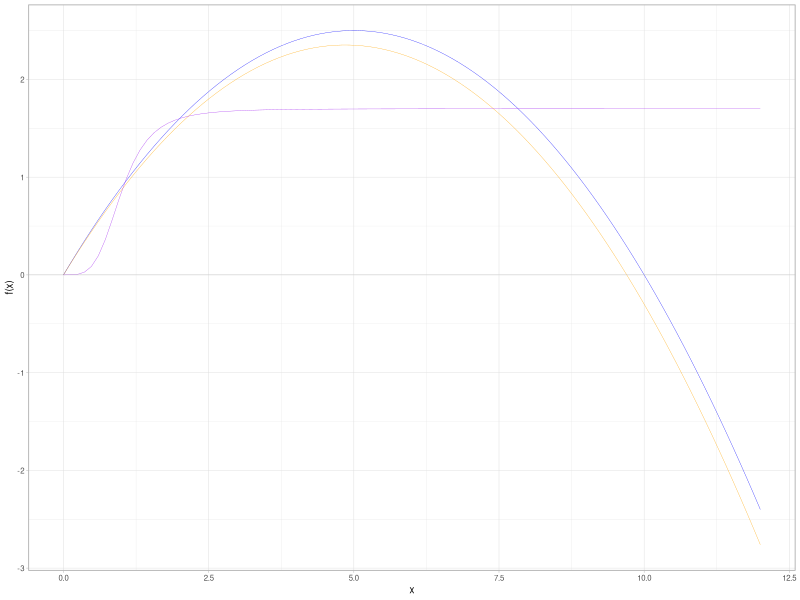
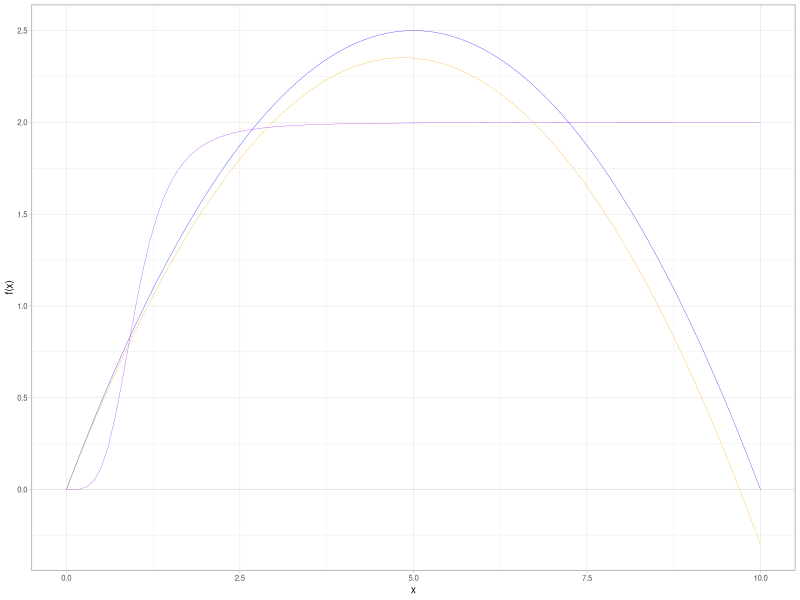
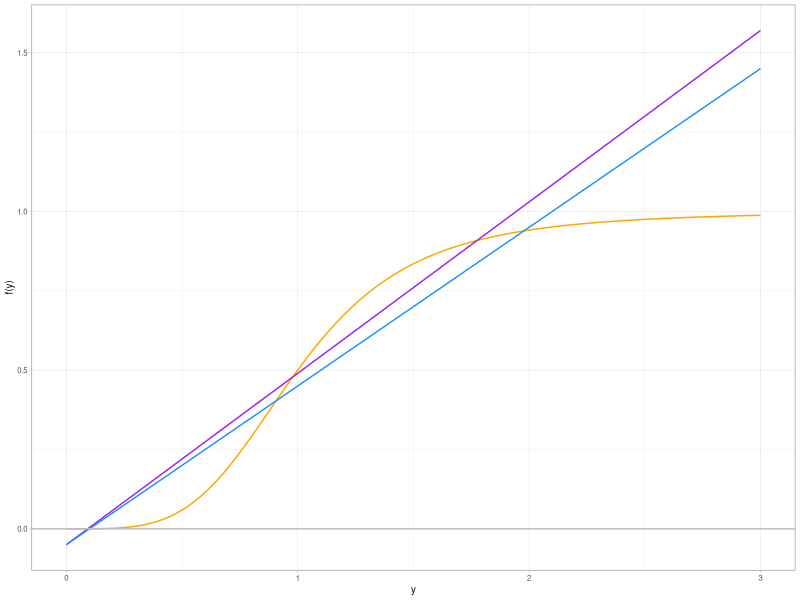
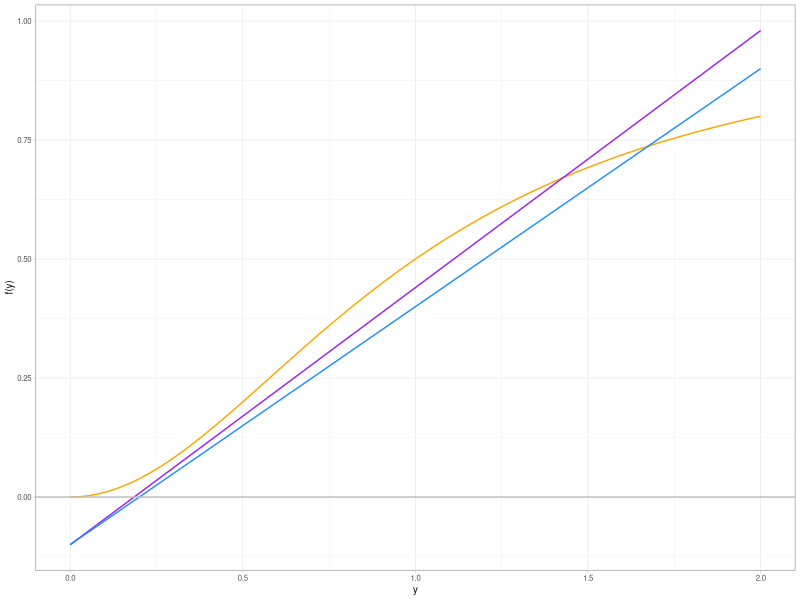
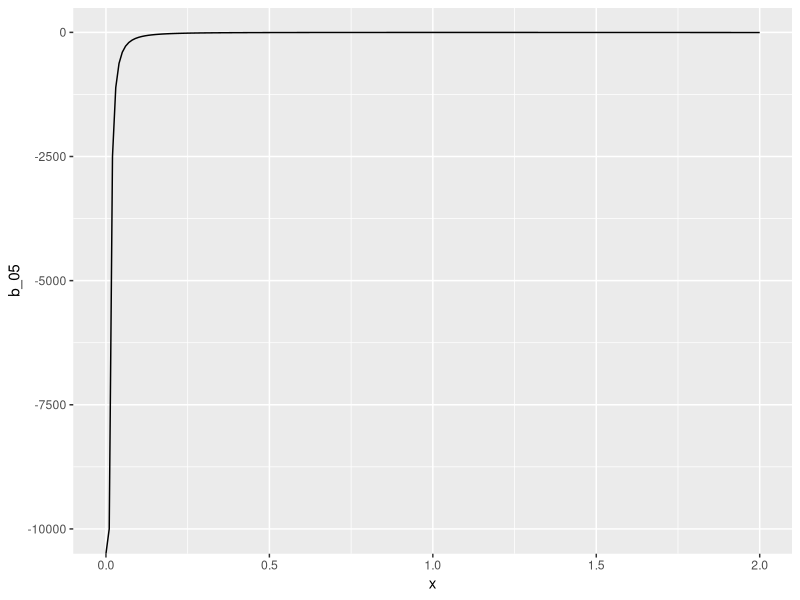

Source code (R) for these figures, in order:
## ---- chunk 1
knitr::opts_chunk$set(comment=NA, fig.width=4, fig.height=3.5, tidy = TRUE)
## ---- chunk 2
library(deSolve)
# library(deTestSet)
library(tidyverse)
## ---- chunk 3

n <- 2 ## number of cresources

## Parameters: The delta and d parameters are set here by hand to replicate ASC results.
##  Later they are set randomly on the fly.
R <- 1          # Growth rate
K <- 10 # carryng capacity
delta <- 0.05   # share of stock that diffuses to other plots
a <- 4          # maximum level after crossing the threshold
c <- 1.7        # consumption efficiency
d <- 0.02       # total diffiusion from all other plots to i
q <- 1
Dij <- matrix(c(0, delta, d, 0), nrow = 2, byrow = FALSE)

## Initial conditions:

yini <- runif(n, 8, 20)  

## ---- chunk 4
## small dataframe
df <- tibble( x = rep(0:12))
## components of the function, with and without diffusion
growth <- function(x) {R*x*(1-(x/K))}
growth_diffusion <- function(x) {R*x*(1-(x/K)) + d*x - delta *x}
consumption <- function(x){c *((x^a) / ((q^a) + (x^a) ))}
## plot
ggplot(data = df, aes(x)) +
  stat_function(fun = growth, color = "blue", size = 0.1) +
  stat_function(fun = growth_diffusion, color = "orange", size = 0.1) +
  stat_function(fun = consumption, color = "purple", size = 0.1) +
  geom_hline(yintercept = 0, color = "gray", size = 0.1) + 
  labs(x = "x", y = "f(x)") + #xlim(0,12) + ylim(0,3) +
  theme_light(base_size = 7)

## ---- chunk 5

#n <- 2 ## number of cresources

## Parameters: The delta and d parameters are set here by hand to replicate ASC results.
##  Later they are set randomly on the fly.
R <- 1          # Growth rate
K <- 10 # carryng capacity
delta <- 0.05   # share of stock that diffuses to other plots
a <- 4          # maximum level after crossing the threshold
c <- 2        # consumption efficiency
d <- 0.02       # total diffiusion from all other plots to i
q <- 1
Dij <- matrix(c(0, delta, d, 0), nrow = 2, byrow = FALSE)

## Initial conditions:

yini <- runif(n, 8, 20)  

## ---- chunk 6
## small dataframe
df <- tibble( x = seq(0,10, by = 0.01))
## components of the function, with and without diffusion
growth <- function(x) {R*x*(1-(x/K))}
growth_diffusion <- function(x) {R*x*(1-(x/K)) + d*x - delta *x}
consumption <- function(x){c *((x^a) / (1 + (x^a) ))}
## plot
ggplot(data = df, aes(x)) +
  stat_function(fun = growth, color = "blue", size = 0.1) +
  stat_function(fun = growth_diffusion, color = "orange", size = 0.1) +
  stat_function(fun = consumption, color = "purple", size = 0.1) +
  geom_hline(yintercept = 0, color = "gray", size = 0.1) + 
  labs(x = "x", y = "f(x)") + #xlim(0,12) + ylim(0,3) +
  theme_light(base_size = 7)

## ---- chunk 7
## parameters on the working environment
  v = 1            # maximum rate of internal nutrient loading (top of line)
  u = 0.05           # pollution loading
  z = 1             # anoxic level
  beta = 4          # param that shapes the sharpness of the curve
  Dij = Dij         # adjacency matrix
  b = 1/2           # saturation rate (nutrient loss due to sedimentation)


## small dataframe
df <- tibble( x = rep(0:12, 3))
## components of the function, with and without diffusion
pollutant <- function(y) { v * (y^beta/(z^beta + y^beta))}  ## Original model formulated by ASC
pollutant_sedimentation <- function(y) { v * (y^beta/(z^beta + y^beta)) } ## adding the saturation parameter
management <- function(y){- u + (b*y)} ## now the diffusion term is in the management line.
management_diffusion <- function(y){ - ((0.01 * y) - (0.05 * y)) - u + (b*y)} ## now the diffusion term is in the management line.
## plot
ggplot(data = df, aes(x)) +
  #stat_function(fun = pollutant, color = "blue", linetype = 2) +
  stat_function(fun = pollutant_sedimentation, color = "orange") +
  stat_function(fun = management_diffusion, color = "purple") +
  stat_function(fun = management, color = "dodgerblue") +
  geom_hline(yintercept = 0, color = "gray") + 
  labs(x = "y", y = "f(y)") + xlim(0,3) +
  theme_light(base_size = 7)
## ---- chunk 8
## parameters on the working environment
  v = 1            # maximum rate of internal nutrient loading (top of line)
  u = 0.1           # pollution loading
  z = 1           # anoxic level
  beta = 2          # param that shapes the sharpness of the curve
  Dij = Dij         # adjacency matrix
  b = 1/2           # saturation rate (nutrient loss due to sedimentation)

## small dataframe
df <- tibble( x = seq(0,2,0.01), a = seq(0,2,0.01))
## components of the function, with and without diffusion
pollutant <- function(y) { v * (y^beta/(z^beta + y^beta))}  ## Original model formulated by ASC
pollutant_sedimentation <- function(y) { v * (y^beta/(z^beta + y^beta)) } ## adding the saturation parameter
management <- function(y){- u + (b*y)} ## now the diffusion term is in the management line.
management_diffusion <- function(y){ - ((0.01 * y) - (0.05 * y)) - u + (b*y)} ## now the diffusion term is in the management line.

## plot
ggplot(data = df, aes(x)) +
  #stat_function(fun = pollutant, color = "blue", linetype = 2) +
  stat_function(fun = pollutant, color = "orange") +
  stat_function(fun = management_diffusion, color = "purple") +
  stat_function(fun = management, color = "dodgerblue") +
  geom_hline(yintercept = 0, color = "gray") + 
  labs(x = "y", y = "f(y)") +
  theme_light(base_size = 7)
## ---- chunk 9
## solve for a
solving_a <- function(x){
    a <- 0.48*x - ((x^2) + 1/ (x^2))
    return(a)
}

dat <- tibble(x = seq(0,2,0.01)) 
dat %>%
    mutate(b_05 = solving_a(x)) %>%
    ggplot(aes(x,b_05)) +
    geom_line()
